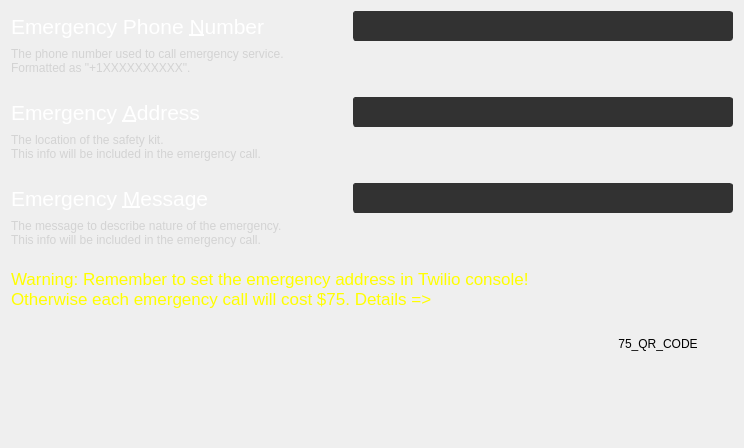
           <widget class="QWidget" name="scrollAreaWidgetContents_2">
            <property name="geometry">
             <rect>
              <x>0</x>
              <y>0</y>
              <width>744</width>
              <height>448</height>
             </rect>
            </property>
            <layout class="QVBoxLayout" name="verticalLayout_44">
             <item>
              <layout class="QVBoxLayout" name="verticalLayout_34">
               <item>
                <layout class="QVBoxLayout" name="verticalLayout_26">
                 <item>
                  <layout class="QHBoxLayout" name="horizontalLayout_21">
                   <item>
                    <widget class="QLabel" name="emergencyPhoneNumberLabel">
                     <property name="font">
                      <font>
                       <pointsize>16</pointsize>
                      </font>
                     </property>
                     <property name="styleSheet">
                      <string notr="true">color:white</string>
                     </property>
                     <property name="text">
                      <string>Emergency Phone &amp;Number</string>
                     </property>
                     <property name="buddy">
                      <cstring>emergencyPhoneNumberLineEdit</cstring>
                     </property>
                    </widget>
                   </item>
                   <item>
                    <spacer name="horizontalSpacer_11">
                     <property name="orientation">
                      <enum>Qt::Horizontal</enum>
                     </property>
                     <property name="sizeHint" stdset="0">
                      <size>
                       <width>40</width>
                       <height>20</height>
                      </size>
                     </property>
                    </spacer>
                   </item>
                   <item>
                    <widget class="QLineEdit" name="emergencyPhoneNumberLineEdit">
                     <property name="minimumSize">
                      <size>
                       <width>380</width>
                       <height>30</height>
                      </size>
                     </property>
                     <property name="font">
                      <font>
                       <pointsize>16</pointsize>
                      </font>
                     </property>
                     <property name="styleSheet">
                      <string notr="true">color: white; background-color: rgb(50,50,50); border-radius:3px;border-color: rgb(50,50,50);border-width: 1px;border-style: solid;
</string>
                     </property>
                    </widget>
                   </item>
                  </layout>
                 </item>
                 <item>
                  <widget class="QLabel" name="label_5">
                   <property name="minimumSize">
                    <size>
                     <width>0</width>
                     <height>44</height>
                    </size>
                   </property>
                   <property name="styleSheet">
                    <string notr="true">color:lightgrey</string>
                   </property>
                   <property name="text">
                    <string>The phone number used to call emergency service.
Formatted as &quot;+1XXXXXXXXXX&quot;.</string>
                   </property>
                   <property name="alignment">
                    <set>Qt::AlignLeading|Qt::AlignLeft|Qt::AlignTop</set>
                   </property>
                   <property name="buddy">
                    <cstring>emergencyPhoneNumberLineEdit</cstring>
                   </property>
                  </widget>
                 </item>
                </layout>
               </item>
               <item>
                <layout class="QVBoxLayout" name="verticalLayout_28">
                 <item>
                  <layout class="QHBoxLayout" name="horizontalLayout_30">
                   <item>
                    <widget class="QLabel" name="emergencyAddressLabel">
                     <property name="font">
                      <font>
                       <pointsize>16</pointsize>
                      </font>
                     </property>
                     <property name="styleSheet">
                      <string notr="true">color:white</string>
                     </property>
                     <property name="text">
                      <string>Emergency &amp;Address</string>
                     </property>
                     <property name="buddy">
                      <cstring>emergencyAddressLineEdit</cstring>
                     </property>
                    </widget>
                   </item>
                   <item>
                    <spacer name="horizontalSpacer_12">
                     <property name="orientation">
                      <enum>Qt::Horizontal</enum>
                     </property>
                     <property name="sizeHint" stdset="0">
                      <size>
                       <width>40</width>
                       <height>20</height>
                      </size>
                     </property>
                    </spacer>
                   </item>
                   <item>
                    <widget class="QLineEdit" name="emergencyAddressLineEdit">
                     <property name="minimumSize">
                      <size>
                       <width>380</width>
                       <height>30</height>
                      </size>
                     </property>
                     <property name="maximumSize">
                      <size>
                       <width>16777215</width>
                       <height>16777215</height>
                      </size>
                     </property>
                     <property name="font">
                      <font>
                       <pointsize>16</pointsize>
                      </font>
                     </property>
                     <property name="styleSheet">
                      <string notr="true">color: white; background-color: rgb(50,50,50); border-radius:3px;border-color: rgb(50,50,50);border-width: 1px;border-style: solid;
</string>
                     </property>
                    </widget>
                   </item>
                  </layout>
                 </item>
                 <item>
                  <widget class="QLabel" name="label_7">
                   <property name="minimumSize">
                    <size>
                     <width>0</width>
                     <height>44</height>
                    </size>
                   </property>
                   <property name="styleSheet">
                    <string notr="true">color:lightgrey</string>
                   </property>
                   <property name="text">
                    <string>The location of the safety kit.
This info will be included in the emergency call.</string>
                   </property>
                   <property name="alignment">
                    <set>Qt::AlignLeading|Qt::AlignLeft|Qt::AlignTop</set>
                   </property>
                   <property name="buddy">
                    <cstring>emergencyAddressLineEdit</cstring>
                   </property>
                  </widget>
                 </item>
                </layout>
               </item>
               <item>
                <layout class="QVBoxLayout" name="verticalLayout_35">
                 <item>
                  <layout class="QHBoxLayout" name="horizontalLayout_37">
                   <item>
                    <widget class="QLabel" name="emergencyMessageLabel">
                     <property name="font">
                      <font>
                       <pointsize>16</pointsize>
                      </font>
                     </property>
                     <property name="styleSheet">
                      <string notr="true">color:white</string>
                     </property>
                     <property name="text">
                      <string>Emergency &amp;Message</string>
                     </property>
                     <property name="buddy">
                      <cstring>emergencyMessageLineEdit</cstring>
                     </property>
                    </widget>
                   </item>
                   <item>
                    <spacer name="horizontalSpacer_13">
                     <property name="orientation">
                      <enum>Qt::Horizontal</enum>
                     </property>
                     <property name="sizeHint" stdset="0">
                      <size>
                       <width>40</width>
                       <height>20</height>
                      </size>
                     </property>
                    </spacer>
                   </item>
                   <item>
                    <widget class="QLineEdit" name="emergencyMessageLineEdit">
                     <property name="minimumSize">
                      <size>
                       <width>380</width>
                       <height>30</height>
                      </size>
                     </property>
                     <property name="font">
                      <font>
                       <pointsize>16</pointsize>
                      </font>
                     </property>
                     <property name="styleSheet">
                      <string notr="true">color: white; background-color: rgb(50,50,50); border-radius:3px;border-color: rgb(50,50,50);border-width: 1px;border-style: solid;
</string>
                     </property>
                    </widget>
                   </item>
                  </layout>
                 </item>
                 <item>
                  <widget class="QLabel" name="label_9">
                   <property name="minimumSize">
                    <size>
                     <width>0</width>
                     <height>44</height>
                    </size>
                   </property>
                   <property name="styleSheet">
                    <string notr="true">color:lightgrey</string>
                   </property>
                   <property name="text">
                    <string>The message to describe nature of the emergency.
This info will be included in the emergency call.</string>
                   </property>
                   <property name="alignment">
                    <set>Qt::AlignLeading|Qt::AlignLeft|Qt::AlignTop</set>
                   </property>
                   <property name="buddy">
                    <cstring>emergencyMessageLineEdit</cstring>
                   </property>
                  </widget>
                 </item>
                </layout>
               </item>
               <item>
                <layout class="QHBoxLayout" name="horizontalLayout_12">
                 <item>
                  <widget class="QLabel" name="twilioAddressWarning">
                   <property name="font">
                    <font>
                     <pointsize>13</pointsize>
                    </font>
                   </property>
                   <property name="styleSheet">
                    <string notr="true">color:yellow</string>
                   </property>
                   <property name="text">
                    <string>Warning: Remember to set the emergency address in Twilio console!
Otherwise each emergency call will cost $75. Details =&gt;</string>
                   </property>
                   <property name="textFormat">
                    <enum>Qt::AutoText</enum>
                   </property>
                   <property name="alignment">
                    <set>Qt::AlignLeading|Qt::AlignLeft|Qt::AlignTop</set>
                   </property>
                  </widget>
                 </item>
                 <item>
                  <spacer name="horizontalSpacer_18">
                   <property name="orientation">
                    <enum>Qt::Horizontal</enum>
                   </property>
                   <property name="sizeHint" stdset="0">
                    <size>
                     <width>40</width>
                     <height>20</height>
                    </size>
                   </property>
                  </spacer>
                 </item>
                 <item>
                  <widget class="QLabel" name="twilioAddressWarningQrCode">
                   <property name="minimumSize">
                    <size>
                     <width>150</width>
                     <height>150</height>
                    </size>
                   </property>
                   <property name="maximumSize">
                    <size>
                     <width>150</width>
                     <height>150</height>
                    </size>
                   </property>
                   <property name="text">
                    <string>75_QR_CODE</string>
                   </property>
                   <property name="alignment">
                    <set>Qt::AlignCenter</set>
                   </property>
                  </widget>
                 </item>
                </layout>
               </item>
               <item>
                <spacer name="verticalSpacer_6">
                 <property name="orientation">
                  <enum>Qt::Vertical</enum>
                 </property>
                 <property name="sizeHint" stdset="0">
                  <size>
                   <width>20</width>
                   <height>40</height>
                  </size>
                 </property>
                </spacer>
               </item>
              </layout>
             </item>
            </layout>
           </widget>
